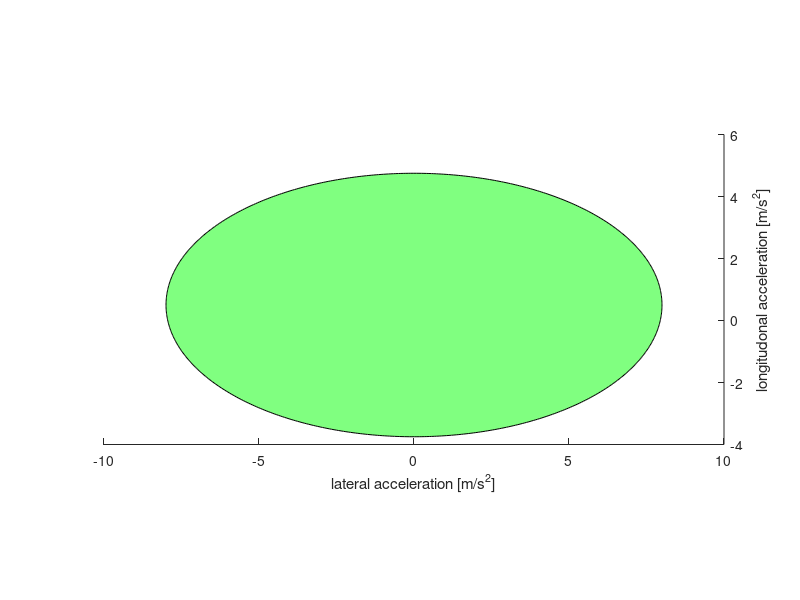
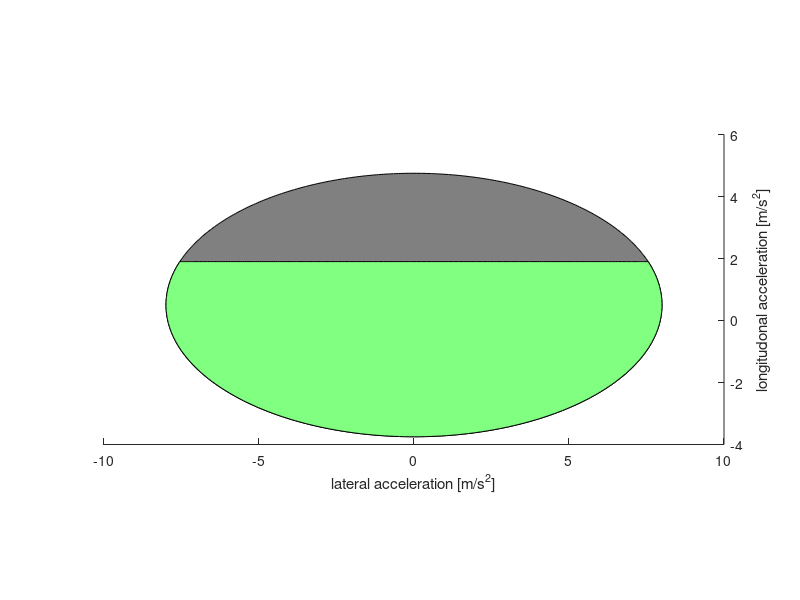
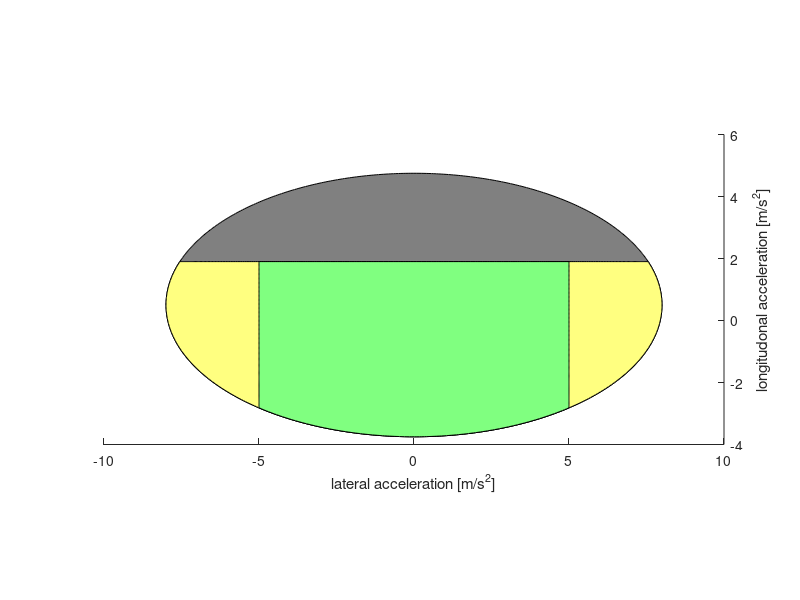
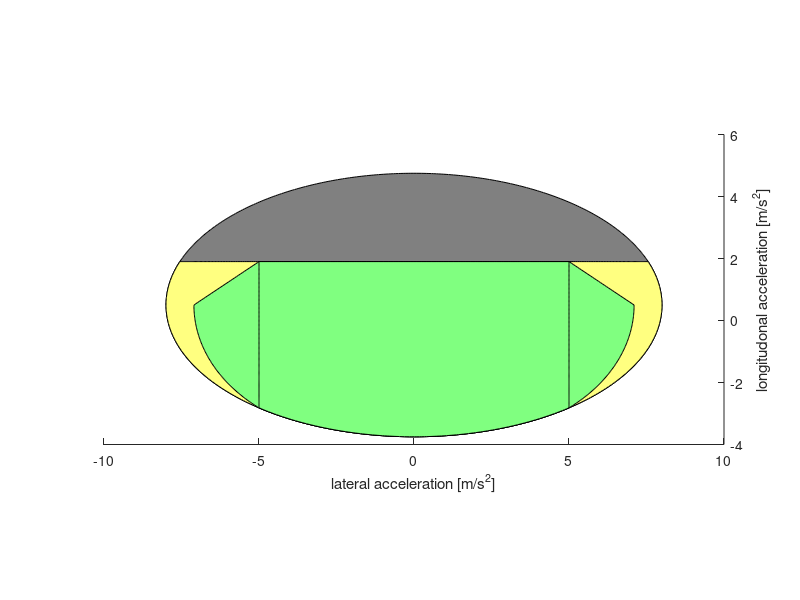

Here is the MATLAB script that generated these plots, in order:
motorlim = [0.5 0.5 0.5];
underlim = [1 1 0.5];
usable = [0.5 1 0.5];

sideaxis = 8;
highaxis = 4.25;
longshift = 0.5;
torquesteerpenalty = 0.7;
maxacc = 1.9;
understeerlimit = 5;
tveffect = 1.5;
close all
%Back wheels only
figure
daspect([1 1 1])
set(gca,'YAxisLocation','right');
hold on
xlabel("lateral acceleration [m/s^2]");
ylabel("longitudonal acceleration [m/s^2]");
t = 0:0.01:2*pi;
X1 = sideaxis*sin(t);
Y1 = highaxis*cos(t)+longshift;
fill(X1,Y1,usable)
txt0 = 'rear axle capacity';
%text(0,0,txt0,'HorizontalAlignment','center');
hold off
print('bw','-dpng','-r600')

%Back wheels only + max acc
figure
daspect([1 1 1])
set(gca,'YAxisLocation','right');
hold on
xlabel("lateral acceleration [m/s^2]");
ylabel("longitudonal acceleration [m/s^2]");
X2 = X1;
Y2 = min(maxacc,Y1);
fill(X1,Y1,motorlim)
fill(X2,Y2,usable)
txt = 'motor limitation';
%text(0,3,txt,'HorizontalAlignment','center');
hold off
print('bwma','-dpng','-r600')


%Back wheels only + max acc + front wheels understeering
figure
daspect([1 1 1])
set(gca,'YAxisLocation','right');
hold on
xlabel("lateral acceleration [m/s^2]");
ylabel("longitudonal acceleration [m/s^2]");
X3 = max(-understeerlimit,min(understeerlimit,X2));
Y3 = Y2;
fill(X1,Y1,motorlim)
fill(X2,Y2,underlim)
fill(X3,Y3,usable)
txt2 = 'understeering \rightarrow';
%text(0,3,txt,'HorizontalAlignment','center');
%text(understeerlimit+0.5,0,txt2,'HorizontalAlignment','right');
hold off
print('bwmaus','-dpng','-r600')


%Back wheels only + max acc + front wheels understeering + torque vectoring
figure
daspect([1 1 1])
set(gca,'YAxisLocation','right');
hold on
xlabel("lateral acceleration [m/s^2]");
ylabel("longitudonal acceleration [m/s^2]");
xi = [-understeerlimit-10,-understeerlimit,understeerlimit,understeerlimit+10]
vi = [-understeerlimit-10*torquesteerpenalty,-understeerlimit,understeerlimit,understeerlimit+10*torquesteerpenalty]
maxfdist = maxacc - Y3;
tvlimitr = understeerlimit+maxfdist*tveffect;
tvlimitl = -tvlimitr;
X4 = max(tvlimitl,min(tvlimitr,interp1(xi,vi,X2)));
Y4 = Y2;
fill(X1,Y1,motorlim)
fill(X2,Y2,underlim)
fill(X4,Y4,usable)
fill(X3,Y3,usable)
txt3 = 'torquevectoring \rightarrow';
%text(0,3,txt,'HorizontalAlignment','center');
%text(understeerlimit+0.5,0,txt3,'HorizontalAlignment','right');
hold off
print('bwmaustv','-dpng','-r600')